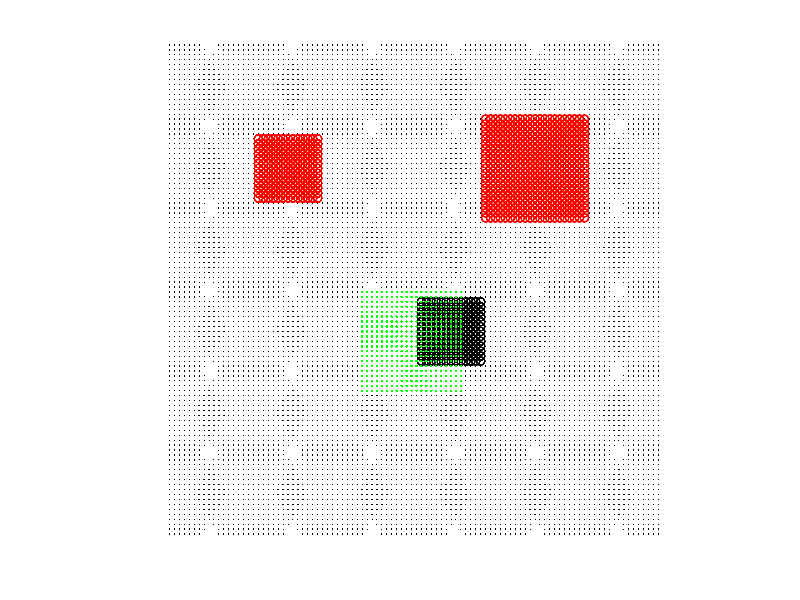

Write MATLAB code to recreate this figure.
function face(varargin)
% THIS FUNCTION MAKES AN FACE ANIMATION
% - SUNIL ANANDATHEERTHA, 07-02-2014

x = 1:100;
y = 1:100;
[X, Y] = meshgrid(x, y);

close all
fh1 = plot(X, Y, 'k.','MarkerSize',2); axis off; axis equal; axis tight; hold on

leor = 5; % left eye out radius
leir = 2; % left eye in radius
reor = 8; % right eye out radius
reir = 2; % right eye in radius

lecx = max(x)/4; % Left Eye Center x
lecy = max(y) - max(y)/4; % Left Eye Center y
recx = max(x) - max(x)/4; % Right Eye Center x
recy = max(y) - max(y)/4; % Right Eye Center y

mllr = 6;  % mouth lower lip radius
mulr = 10; % mouth upper lip radius

lloxulx = 8.00; % Lower Lip Offset x wrt Upper Lip x
lloyuly = 2.00; % Lower Lip Offset y wrt Upper Lip y

mulcx = max(x)/2; % Mouth Upper Lip Center x
mulcy = 0.8*max(y)/2; % Mouth Upper Lip Center y

mllcx = lloxulx + mulcx; % Mouth Lower Lip Center x
mllcy = lloyuly + mulcy; % Mouth Lower Lip Center y

mx_BackLayer_ll = X; % Mouth x back layer Lower Lip
mx_BackLayer_ll(mx_BackLayer_ll < (mllcx - 1.0*mllr)) = 0;
mx_BackLayer_ll(mx_BackLayer_ll > (mllcx + 1.0*mllr)) = 0;
my_BackLayer_ll = Y; % Mouth y back layer Lower Lip
my_BackLayer_ll(my_BackLayer_ll < (mllcy - 1.0*mllr)) = 0;
my_BackLayer_ll(my_BackLayer_ll > (mllcy + 1.0*mllr)) = 0;
% mx_BackLayer_ll = mx_BackLayer_ll~=0;
% my_BackLayer_ll = my_BackLayer_ll~=0;
plot(X(mx_BackLayer_ll~=0), Y(my_BackLayer_ll~=0), 'ko')

mx_BackLayer_ul = X; % Mouth x back layer Upper Lip
mx_BackLayer_ul(mx_BackLayer_ul < (mulcx - 1.0*mulr)) = 0;
mx_BackLayer_ul(mx_BackLayer_ul > (mulcx + 1.0*mulr)) = 0;
my_BackLayer_ul = Y; % Mouth y back layer U Lip
my_BackLayer_ul(my_BackLayer_ul < (mulcy - 1.0*mulr)) = 0;
my_BackLayer_ul(my_BackLayer_ul > (mulcy + 1.0*mulr)) = 0;
% mx_BackLayer_ul = mx_BackLayer_ul~=0;
% my_BackLayer_ul = my_BackLayer_ul~=0;
plot(X(mx_BackLayer_ul~=0), Y(my_BackLayer_ul~=0), 'g.')


lex_BackLayer = X; % Left Eye x back layer
lex_BackLayer(lex_BackLayer < (lecx - 1.25*leor)) = 0;
lex_BackLayer(lex_BackLayer > (lecx + 1.25*leor)) = 0;
ley_BackLayer = Y; % Left Eye x back layer
ley_BackLayer(ley_BackLayer < (lecy - 1.25*leor)) = 0;
ley_BackLayer(ley_BackLayer > (lecy + 1.25*leor)) = 0;
plot(X(lex_BackLayer~=0), Y(ley_BackLayer~=0), 'ro')


rex_BackLayer = X; % Left Eye x back layer
rex_BackLayer(rex_BackLayer < (recx - 1.25*reor)) = 0;
rex_BackLayer(rex_BackLayer > (recx + 1.25*reor)) = 0;
rey_BackLayer = Y; % Left Eye x back layer
rey_BackLayer(rey_BackLayer < (recy - 1.25*reor)) = 0;
rey_BackLayer(rey_BackLayer > (recy + 1.25*reor)) = 0;
plot(X(rex_BackLayer~=0), Y(rey_BackLayer~=0), 'ro')


end